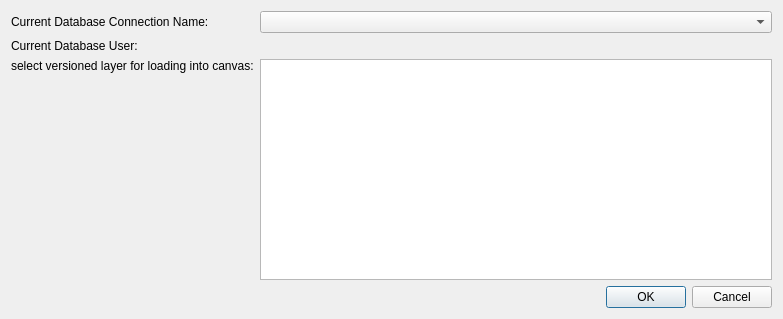
<?xml version="1.0" encoding="UTF-8"?>
<ui version="4.0">
 <author>DR. Horst Düster, horst.duester@kappasys.ch</author>
 <class>pgLoadVersion</class>
 <widget class="QDialog" name="pgLoadVersion">
  <property name="geometry">
   <rect>
    <x>0</x>
    <y>0</y>
    <width>783</width>
    <height>319</height>
   </rect>
  </property>
  <property name="windowTitle">
   <string>PostGIS Versioning System</string>
  </property>
  <property name="locale">
   <locale language="German" country="Switzerland"/>
  </property>
  <layout class="QGridLayout" name="gridLayout_2">
   <item row="0" column="0">
    <layout class="QGridLayout" name="gridLayout">
     <item row="2" column="0">
      <widget class="QLabel" name="label">
       <property name="text">
        <string>select versioned layer for loading into canvas:</string>
       </property>
       <property name="alignment">
        <set>Qt::AlignLeading|Qt::AlignLeft|Qt::AlignTop</set>
       </property>
      </widget>
     </item>
     <item row="0" column="0">
      <widget class="QLabel" name="label_2">
       <property name="text">
        <string>Current Database Connection Name:</string>
       </property>
      </widget>
     </item>
     <item row="1" column="1">
      <widget class="QLabel" name="lblDBUser">
       <property name="text">
        <string/>
       </property>
      </widget>
     </item>
     <item row="1" column="0">
      <widget class="QLabel" name="label_3">
       <property name="text">
        <string>Current Database User:</string>
       </property>
      </widget>
     </item>
     <item row="0" column="1">
      <widget class="QComboBox" name="cmbServer"/>
     </item>
     <item row="2" column="1">
      <widget class="QListWidget" name="lst_tables">
       <property name="selectionMode">
        <enum>QAbstractItemView::MultiSelection</enum>
       </property>
      </widget>
     </item>
    </layout>
   </item>
   <item row="1" column="0">
    <widget class="QDialogButtonBox" name="buttonBox">
     <property name="orientation">
      <enum>Qt::Horizontal</enum>
     </property>
     <property name="standardButtons">
      <set>QDialogButtonBox::Cancel|QDialogButtonBox::Ok</set>
     </property>
    </widget>
   </item>
  </layout>
 </widget>
 <resources/>
 <connections>
  <connection>
   <sender>buttonBox</sender>
   <signal>accepted()</signal>
   <receiver>pgLoadVersion</receiver>
   <slot>accept()</slot>
   <hints>
    <hint type="sourcelabel">
     <x>248</x>
     <y>254</y>
    </hint>
    <hint type="destinationlabel">
     <x>157</x>
     <y>274</y>
    </hint>
   </hints>
  </connection>
  <connection>
   <sender>buttonBox</sender>
   <signal>rejected()</signal>
   <receiver>pgLoadVersion</receiver>
   <slot>reject()</slot>
   <hints>
    <hint type="sourcelabel">
     <x>316</x>
     <y>260</y>
    </hint>
    <hint type="destinationlabel">
     <x>286</x>
     <y>274</y>
    </hint>
   </hints>
  </connection>
 </connections>
</ui>
